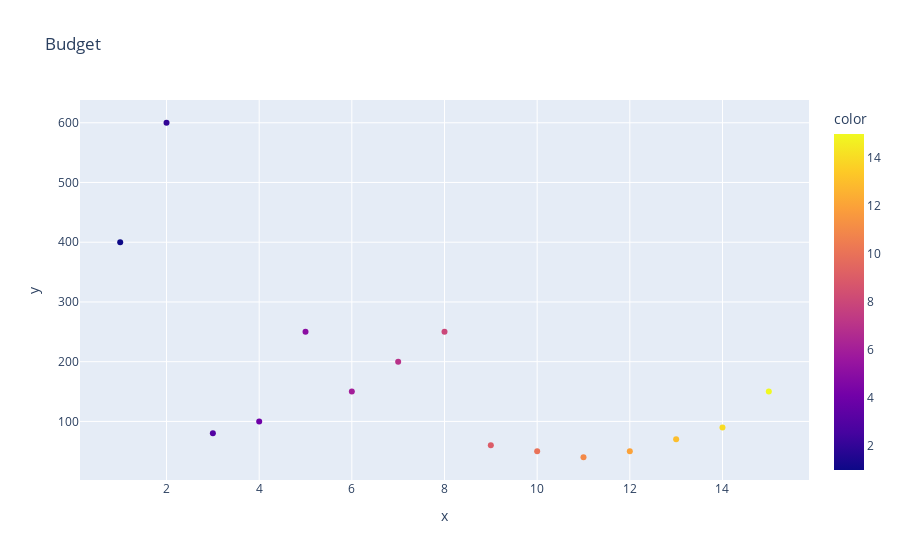

The notebook cell this image was saved under:
### Code cell
fig = px.scatter(x=mov.Rank,y=mov['Budget (₹ Cr)'],title='Budget',color=mov.Rank)
fig.show()

### Figure 1 — Plotly figure (JSON) as saved in the notebook; plotly's stock layout.template omitted (floating-point values rounded to 4 significant figures)
{"data": [{"hovertemplate": "x=%{x}<br>y=%{y}<br>color=%{marker.color}<extra></extra>", "legendgroup": "", "marker": {"color": [1, 2, 3, 4, 5, 6, 7, 8, 9, 10, 11, 12, 13, 14, 15], "coloraxis": "coloraxis", "symbol": "circle"}, "mode": "markers", "name": "", "orientation": "v", "showlegend": false, "type": "scatter", "x": [1, 2, 3, 4, 5, 6, 7, 8, 9, 10, 11, 12, 13, 14, 15], "xaxis": "x", "y": [400, 600, 80, 100, 250, 150, 200, 250, 60, 50, 40, 50, 70, 90, 150], "yaxis": "y"}], "layout": {"coloraxis": {"colorbar": {"title": {"text": "color"}}, "colorscale": [[0, "#0d0887"], [0.1111, "#46039f"], [0.2222, "#7201a8"], [0.3333, "#9c179e"], [0.4444, "#bd3786"], [0.5556, "#d8576b"], [0.6667, "#ed7953"], [0.7778, "#fb9f3a"], [0.8889, "#fdca26"], [1, "#f0f921"]]}, "legend": {"tracegroupgap": 0}, "title": {"text": "Budget"}, "xaxis": {"anchor": "y", "domain": [0, 1], "title": {"text": "x"}}, "yaxis": {"anchor": "x", "domain": [0, 1], "title": {"text": "y"}}}}
